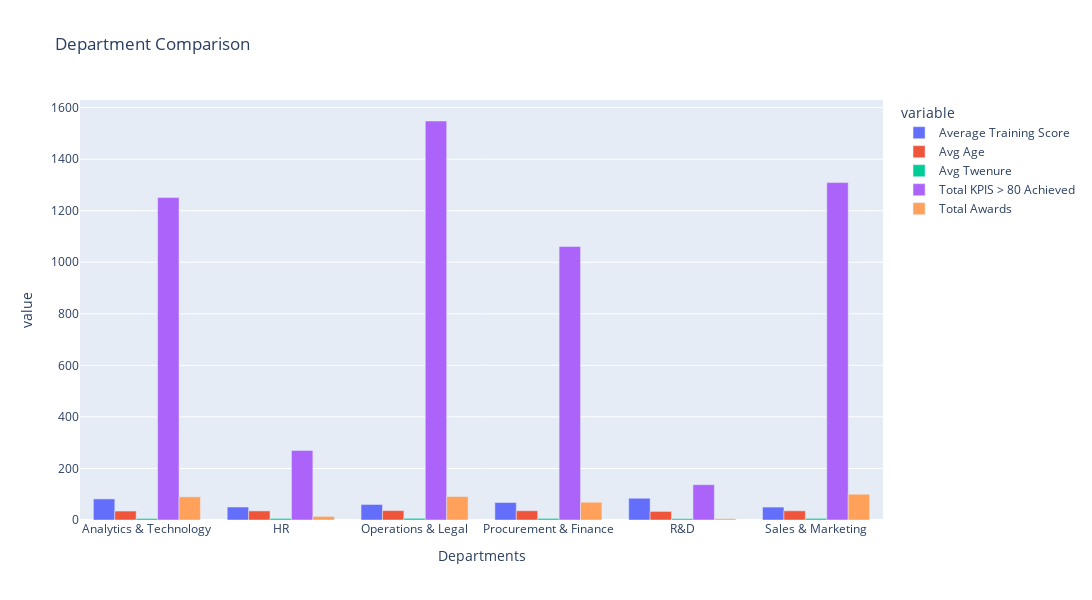

The notebook cell saved with this chart:
### Code cell
fig = px.bar(departments, x='Departments',
              y =['Average Training Score', 'Avg Age', 'Avg Twenure', 'Total KPIS > 80 Achieved', 'Total Awards'], 
              title= "Department Comparison", 
              barmode='group')
# Update the layout
fig.update_layout(width=1100, height=600, bargap=0.2)
fig.show()

### Figure 1 — Plotly figure (JSON) as saved in the notebook; plotly's stock layout.template omitted (floating-point values rounded to 4 significant figures)
{"data": [{"alignmentgroup": "True", "hovertemplate": "variable=Average Training Score<br>Departments=%{x}<br>value=%{y}<extra></extra>", "legendgroup": "Average Training Score", "marker": {"color": "#636efa", "pattern": {"shape": ""}}, "name": "Average Training Score", "offsetgroup": "Average Training Score", "orientation": "v", "showlegend": true, "textposition": "auto", "type": "bar", "x": ["Analytics & Technology", "HR", "Operations & Legal", "Procurement & Finance", "R&D", "Sales & Marketing"], "xaxis": "x", "y": [81.82, 50.39, 60.31, 67.7, 84.42, 50.11], "yaxis": "y"}, {"alignmentgroup": "True", "hovertemplate": "variable=Avg Age<br>Departments=%{x}<br>value=%{y}<extra></extra>", "legendgroup": "Avg Age", "marker": {"color": "#EF553B", "pattern": {"shape": ""}}, "name": "Avg Age", "offsetgroup": "Avg Age", "orientation": "v", "showlegend": true, "textposition": "auto", "type": "bar", "x": ["Analytics & Technology", "HR", "Operations & Legal", "Procurement & Finance", "R&D", "Sales & Marketing"], "xaxis": "x", "y": [34.72, 35.22, 36.5, 35.87, 33.3, 35.71], "yaxis": "y"}, {"alignmentgroup": "True", "hovertemplate": "variable=Avg Twenure<br>Departments=%{x}<br>value=%{y}<extra></extra>", "legendgroup": "Avg Twenure", "marker": {"color": "#00cc96", "pattern": {"shape": ""}}, "name": "Avg Twenure", "offsetgroup": "Avg Twenure", "orientation": "v", "showlegend": true, "textposition": "auto", "type": "bar", "x": ["Analytics & Technology", "HR", "Operations & Legal", "Procurement & Finance", "R&D", "Sales & Marketing"], "xaxis": "x", "y": [5.971, 6.145, 6.603, 6.224, 5.184, 6.313], "yaxis": "y"}, {"alignmentgroup": "True", "hovertemplate": "variable=Total KPIS > 80 Achieved<br>Departments=%{x}<br>value=%{y}<extra></extra>", "legendgroup": "Total KPIS > 80 Achieved", "marker": {"color": "#ab63fa", "pattern": {"shape": ""}}, "name": "Total KPIS > 80 Achieved", "offsetgroup": "Total KPIS > 80 Achieved", "orientation": "v", "showlegend": true, "textposition": "auto", "type": "bar", "x": ["Analytics & Technology", "HR", "Operations & Legal", "Procurement & Finance", "R&D", "Sales & Marketing"], "xaxis": "x", "y": [1251, 270, 1548, 1061, 137, 1309], "yaxis": "y"}, {"alignmentgroup": "True", "hovertemplate": "variable=Total Awards<br>Departments=%{x}<br>value=%{y}<extra></extra>", "legendgroup": "Total Awards", "marker": {"color": "#FFA15A", "pattern": {"shape": ""}}, "name": "Total Awards", "offsetgroup": "Total Awards", "orientation": "v", "showlegend": true, "textposition": "auto", "type": "bar", "x": ["Analytics & Technology", "HR", "Operations & Legal", "Procurement & Finance", "R&D", "Sales & Marketing"], "xaxis": "x", "y": [90, 14, 91, 69, 5, 100], "yaxis": "y"}], "layout": {"bargap": 0.2, "barmode": "group", "height": 600, "legend": {"title": {"text": "variable"}, "tracegroupgap": 0}, "title": {"text": "Department Comparison"}, "width": 1100, "xaxis": {"anchor": "y", "domain": [0, 1], "title": {"text": "Departments"}}, "yaxis": {"anchor": "x", "domain": [0, 1], "title": {"text": "value"}}}}
